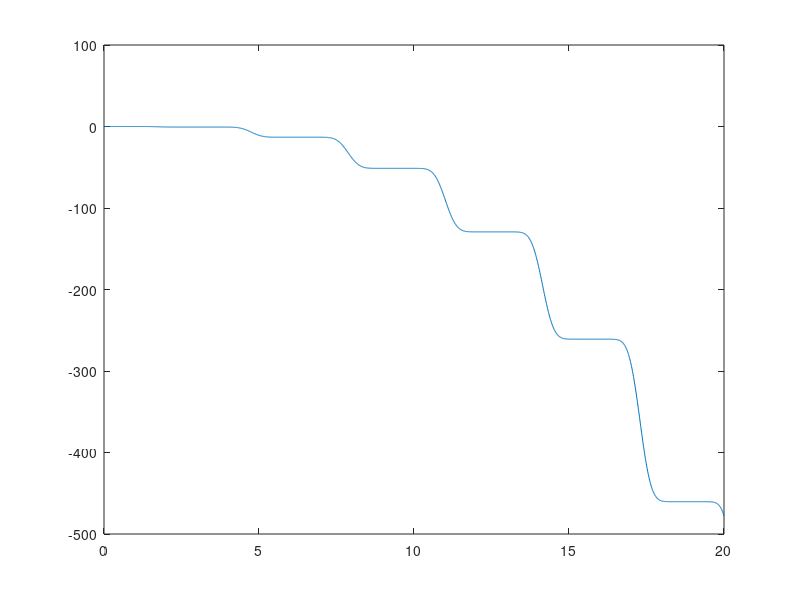

Reproduce this figure in MATLAB.
n = 6;
f = @(t) (t  - t.^2) .* (sin(t)).^(2 * n);
F = @(x) integral(f,0,x);
x = 0:0.01:20;
y = zeros(length(x),1);
for i = 1 : length(y)
    y(i) = F(x(i));
end

plot(x,y)